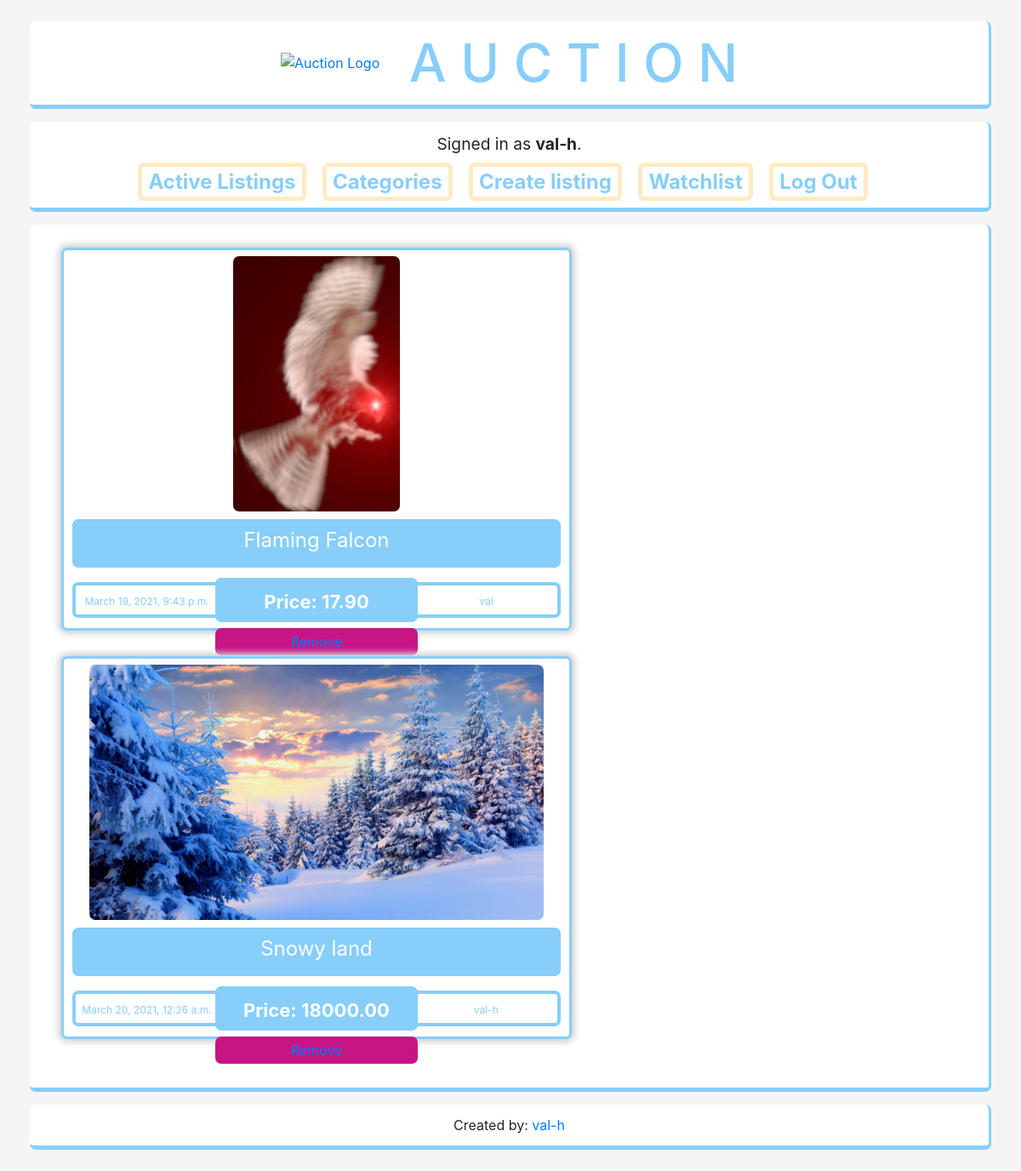
/watchlist/ (signed in), run on the app's committed database.
### auctions/models.py (models this page shows, shortened)
class User(AbstractUser):
    pass

class Listing(models.Model):
    title = models.CharField(max_length=80)
    description = models.TextField()
    owner = models.ForeignKey(User, on_delete=models.CASCADE, related_name="listings")
    date = models.DateTimeField(auto_now_add=True)
    start_price = models.DecimalField(max_digits=12, decimal_places=2)
    current_price = models.DecimalField(max_digits=12, decimal_places=2)
    active = models.BooleanField(default=True)
    winner = models.ForeignKey(User, blank=True, null=True, on_delete=models.CASCADE, related_name="auctions_won")
    image = models.ImageField(upload_to="images/", blank=True)
    category = models.ForeignKey(Category, on_delete=models.PROTECT, blank=True, related_name="listings")

### auctions/views.py (the view)
# urls.py: path("watchlist/", views.watchlist_view, name='watchlist'),
@login_required
def watchlist_view(request):
    watchlist = _get_watchlist(request.user)
    return render(request, 'auctions/watchlist.html', {
        'listings': watchlist.listings.all(),
    })

### auctions/views.py (called while the page is built)
def _get_watchlist(user):
    try:
        watchlist = user.watchlist.get(user=user)
    except:
        new_watchlist = Watchlist(user=user)
        new_watchlist.save()
        watchlist = user.watchlist.get(user=user)
    return watchlist

### auctions/templates/auctions/watchlist.html (shortened to what this page needs)
{% extends 'auctions/layout.html' %}
{% load static %}
{% block body %}
    <div id="watchlist-wrapper">
        {% for listing in listings %}
            <div class="listing-thumbnail">
                <a class="listing-thumbnail-remove" href="{% url 'auctions:remove_from_watchlist' listing.id %}">Remove</a>
                <div  class="listing-thumbnail-image">
                    <a href="{% url 'auctions:listing' listing.id %}">
                    {% if listing.image %}
                        <img src="{{ listing.image.url }}" alt="{{ listing.image.url }}">
                    {% else %}
                        <img src="{% static 'admin/img/image_not_available.png' %}" alt="Image not available.">
                    {% endif %}
                    </a>
                </div>
                <div class="listing-thumbnail-name">
                    <a href="{% url 'auctions:listing' listing.id %}">
                        {{ listing.title }}
                    </a>
                </div>
                <div class="listing-thumbnail-date">
                    {{ listing.date }}
                </div>
                <b class="listing-thumbnail-price">Price: {{ listing.current_price }}</b><br>
                <div class="listing-thumbnail-owner">
                    {{ listing.owner }}
                </div>
            </div>
        {% empty %}
            <div>
                No listings available.
            </div>
        {% endfor %}
    </div>
{% endblock %}

### auctions/templates/auctions/layout.html (shortened to what this page needs)
{% load static %}
<!DOCTYPE html>
<html lang="en">
    <head>
        <link rel="stylesheet" href="https://stackpath.bootstrapcdn.com/bootstrap/4.4.1/css/bootstrap.min.css">
        <link href="{% static 'auctions/style.css' %}" rel="stylesheet">
    </head>
    <body>
        <header>
            <a href="{% url 'auctions:index' %}">
                <img id="logo" src="{% static 'admin/img/auction_logo.png' %}" alt="Auction Logo">
                <h1 id="title">A U C T I O N</h1>
            </a>
        </header>
        <nav>
            {% if user.is_authenticated %}
                <div id="nav-user">
                    Signed in as <strong>{{ user.username }}</strong>.
                </div>
            {% endif %}
            <a href="{% url 'auctions:index' %}">Active Listings</a>
            <a href="{% url 'auctions:categories' %}">Categories</a>
            {% if user.is_authenticated %}
            <a href="{% url 'auctions:create_listing' %}">Create listing</a>
            <a href="{% url 'auctions:watchlist' %}">Watchlist</a>
            <a href="{% url 'auctions:logout' %}">Log Out</a>
            {% else %}
            <a href="{% url 'auctions:login' %}">Log In</a>
            <a href="{% url 'auctions:register' %}">Register</a>
            {% endif %}
        </nav>
        <main>
            {% block body %}
            {% endblock %}
        </main>
        <footer>
            <div>Created by: <a href="https://github.com/val-h" target="_blank">val-h</a></div>
        </footer>
    </body>
</html>

### auctions/static/auctions/style.css (style rules this page uses)
footer, main, nav, header { background-color: white; margin: 15px 25px; padding: 12px 17px; border-radius: 7px; border-bottom: 5px solid lightskyblue; border-right: 3px solid lightskyblue; }
main #watchlist-wrapper .listing-thumbnail, main #flex-container .listing-thumbnail-grid { margin: 15px 20px; border: 3px solid lightskyblue; border-radius: 7px; box-shadow: 0 0 7px 4px lightgray; width: 600px; height: 450px; min-width: 600px; background-color: white; display: grid; grid-template-columns: 30% 40% 30%; grid-template-rows: 70% 15% 15%; }
main #watchlist-wrapper .listing-thumbnail .listing-thumbnail-image, main #flex-container .listing-thumbnail-grid .listing-thumbnail-image { grid-area: 1/1/2/4; }
main #watchlist-wrapper .listing-thumbnail .listing-thumbnail-image img, main #flex-container .listing-thumbnail-grid .listing-thumbnail-image img { border-radius: 7px; max-height: 300px; margin: 7px 0; }
main #watchlist-wrapper .listing-thumbnail .listing-thumbnail-name, main #flex-container .listing-thumbnail-grid .listing-thumbnail-name { font-size: 24px; background-color: lightskyblue; border-radius: 7px; margin: 5px 10px; padding-top: 7px; grid-area: 2/1/3/4; }
main #watchlist-wrapper .listing-thumbnail .listing-thumbnail-name a, main #flex-container .listing-thumbnail-grid .listing-thumbnail-name a { color: white; text-decoration: none; }
main #watchlist-wrapper .listing-thumbnail .listing-thumbnail-price, main #flex-container .listing-thumbnail-grid .listing-thumbnail-price { padding-top: 12px; margin: 7px 0; color: white; font-size: 22px; background-color: lightskyblue; vertical-align: middle; border-radius: 7px; grid-area: 3/2/4/3; }
main #watchlist-wrapper .listing-thumbnail .listing-thumbnail-date, main #flex-container .listing-thumbnail-grid .listing-thumbnail-date, main #watchlist-wrapper .listing-thumbnail .listing-thumbnail-owner, main #flex-container .listing-thumbnail-grid .listing-thumbnail-owner { margin: 12px -7px 12px 10px; border: 4px solid lightskyblue; color: lightskyblue; border-radius: 7px; padding-top: 10px; font-size: 12px; grid-area: 3/1/4/2; }
main #watchlist-wrapper .listing-thumbnail .listing-thumbnail-owner, main #flex-container .listing-thumbnail-grid .listing-thumbnail-owner { margin: 12px 10px 12px -7px; grid-area: 3/3/4/4; }
main #watchlist-wrapper .listing-thumbnail .listing-thumbnail-remove, main #flex-container .listing-thumbnail-grid .listing-thumbnail-remove { background-color: mediumvioletred; padding: 4px 12px; border-radius: 7px; grid-area: 4/2/5/3; }
body { padding: 10px; background-color: whitesmoke; text-align: center; }
header a #logo { display: inline; max-width: 128px; margin-right: 30px; }
header a #title { display: inline; vertical-align: middle; font-size: 62px; color: lightskyblue; }
nav #nav-user { font-size: larger; margin-bottom: 12px; }
nav a { display: inline; color: lightskyblue; font-size: 24px; font-weight: 700; margin-right: 15px; padding: 3px 7px; border: 5px solid #ffeac3; border-radius: 7px; }
main #watchlist-wrapper { display: flex; flex-wrap: wrap; margin-bottom: 30px; }
footer { vertical-align: middle; }

### data on the page
User: username "val-h"
Listing: image (picture), title "Flaming Falcon", date "March 19, 2021, 9:43 p.m.", current_price "17.90", owner "val"
Listing: image (picture), title "Snowy land", date "March 20, 2021, 12:26 a.m.", current_price "18000.00", owner "val-h"
